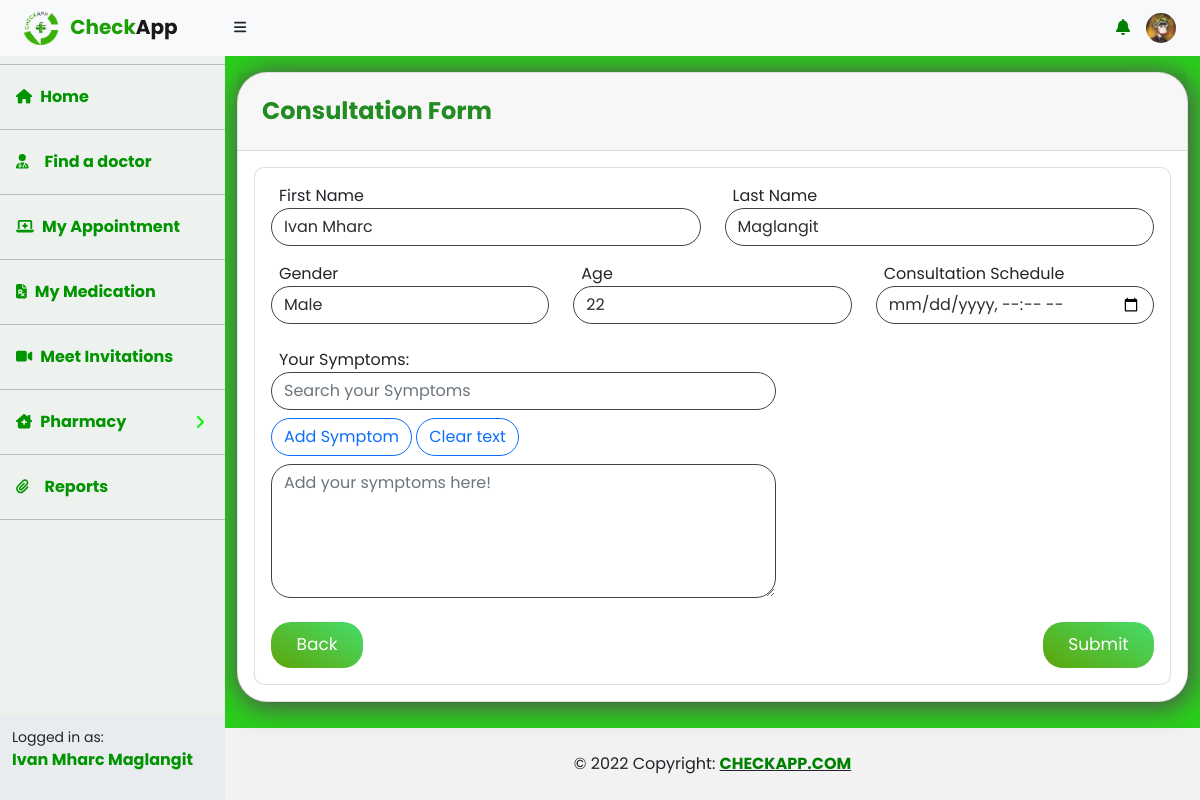
/Patient-Consultation-Form2.php?Doctor_ID=15 (signed in), run on the app's committed database.
### tables this page shows
CREATE TABLE `patient_record` (
  `Patient_ID` int(11) NOT NULL,
  `FirstName` varchar(250) NOT NULL,
  `MiddleName` varchar(250) NOT NULL,
  `LastName` varchar(250) NOT NULL,
  `Birthdate` varchar(50) NOT NULL,
  `Age` varchar(50) NOT NULL,
  `Gender` varchar(15) NOT NULL,
  `Contact_No` varchar(11) NOT NULL,
  `Civil_Status` varchar(50) NOT NULL,
  `Province` varchar(100) NOT NULL,
  `City` varchar(100) NOT NULL,
  `Email` varchar(100) NOT NULL,
  `Password` varchar(100) NOT NULL,
  `Photo` varchar(50) NOT NULL
);

### Patient-Consultation-Form2.php (the view, shortened to what this page needs)
<?php
include ('config.php');
?>
<!DOCTYPE html>
<html lang="en">
    <head>
        <link href="https://cdn.jsdelivr.net/npm/simple-datatables@latest/dist/style.css" rel="stylesheet" />
        <link href="css/styles.css" rel="stylesheet" />
    </head>
    <body class="sb-nav-fixed" style="font-family: 'Poppins', sans-serif;">
        <?php include('includes/Patient-nav2.php');?>
        <?php include('includes/Patient-Sidenav.php');?>
            <div id="layoutSidenav_content">
                <main class="main">
                <div class="container-fluid">
                    <div class="row mt-3 mb-3">
                    <div class="col">
                        <div class="card" id="shadow" style="border-radius: 30px;">
                            <div class="card-header"><h4 class="mt-2 px-2 py-2 fw-bold">Consultation Form</h4></div>
                                    <div class="card mx-3 my-3 mt-3 mb-3" style="border-radius: 10px;">
                                        <div class="card-body">
                                            <form action="" method="POST">
                                                <?php
                                                $Patient_ID = $_SESSION['Patient_ID'];
                                                $query = "SELECT * FROM patient_record WHERE Patient_ID = '$Patient_ID'";
                                                $result = mysqli_query($connect, $query);
                                                while($row = mysqli_fetch_assoc($result)):?>
                                                <div class="row">
                                                    <div class="col">
                                                        <div class="form-group">
                                                            <label class="label mx-2">First Name</label>
                                                            <input type="text" class="form-control"  value="<?php echo $row['FirstName']; ?>" id="exampleFormControlInput1" placeholder="Enter First Name"  name="FirstName" required="true">
                                                        </div>
                                                    </div>
                                                    <div class="col-lg-6">
                                                        <div class="form-group">
                                                            <label class="label mx-2">Last Name</label>
                                                            <input type="text" class="form-control" value="<?php echo $row['LastName']; ?>" id="exampleFormControlInput1" placeholder="Enter Last Name" name="LastName" required="true">
                                                        </div>
                                                    </div>
                                                </div>
                                                <div class="row mt-3">
                                                    <div class="col-md-4">
                                                        <div class="form-group ">
                                                        <label class="label mx-2">Gender</label>
                                                            <select name="Gender" class="form-control" required="true">
                                                                <option value="<?php echo $row['Gender']; ?>" selected><?php echo $row['Gender']; ?></option>
                                                            </select>
                                                        </div>
                                                    </div>
                                                    <div class="col-md-4">
                                                        <div class="form-group">
                                                                <label class="label mx-2">Age</label>
                                                                <input type="text" class="form-control" id="exampleFormControlInput1" value="<?php echo $row['Age']; ?>"  name="Age">
                                                        </div>
                                                    </div>
                                                    <div class="col-md-4">
                                                        <div class="form-group">
                                                        <label class="label mx-2">Consultation Schedule</label>
                                                        <input type="datetime-local" class="form-control" id="exampleFormControlInput1" placeholder="" name="AppointmentDate" required="true">
                                                        </div>
                                                    </div>
                                                </div>
                                                <?php endwhile; ?>
                                                <div class="row">
                                                    <div class="col-lg-7">
                                                    <div class="form-group mt-4">
                                                    <label for="exampleFormControlTextarea1" class="label mx-2">Your Symptoms:</label>
                                                                <div class="row">
                                                                    <div class="col">
                                                                        <div class="autocomplete mb-2">
                                                                            <input id="input1" type="text" class="form-control"   placeholder="Search your Symptoms">
                                                                        </div>
                                                                        <input type="button" class="btn btn-outline-primary mb-2" style="border-radius: 30px;" value="Add Symptom" onclick="copyValue()">
                                                                        <input type="button" class="btn btn-outline-primary mb-2" style="border-radius: 30px;" value="Clear text" onclick="document.getElementById('input1').value = ''">
                                                                    </div>
                                                                </div>
                                                                <textarea class="form-control" id="input2" rows="5" name="Symptom" placeholder="Add your symptoms here!" required="true"></textarea>
                                                    </div>
                                                    </div>
                                                </div>
                                                <div class="row">
                                                    <div class="col-md-12">
                                                        <div class="form-group mt-4">
                                                        <a href="Patient-findadoctor.php" type="button" style="text-decoration: none; text-align:center;" class="btn1 text-white"> Back</a>
                                                        <button class="btn1" style="float:right;" type="submit" name="submit"> Submit</button>
                                                        </div>
                                                    </div>
                                                </div>
                                            </form>
                                        </div>
                                    </div>
                                </div>
                            </div>
                        </div>
                    </div>
                </main>
                <?php include('includes/App-footer.php');?>
            </div>
        </div>
    </body>
</html>

### includes/Patient-nav2.php (shortened to what this page needs)
<nav class="sb-topnav navbar navbar-expand navbar-light bg-light">
            <a class="navbar-brand ps-3 fw-bold" href="#">
                <img class="round-circle" width="50px" height="50px" src="img/logo.png" alt="">
                <span style="color:#1c9e05;">Check</span>App
            </a>
            <button class="btn btn-link btn-sm order-1 order-lg-0 me-4 me-lg-0" id="sidebarToggle" href="#!"><i class="fas fa-bars"></i></button>
            <ul class="navbar-nav  ms-auto me-0" >
                <li class="nav-item dropdown">
                    <a class="nav-link " href="#" role="button" data-bs-toggle="dropdown" aria-expanded="false">
                        <i class="fas fa-bell" style="color:green;"></i>
                    </a>
                </li>
            </ul>
            <ul class="navbar-nav  ms-auto ms-md-0 me-3 me-0">
                <li class="nav-item dropdown">
                    <a class="nav-link " id="navbarDropdown" href="#" role="button" data-bs-toggle="dropdown" aria-expanded="false">
                    <?php
                        $Patient_ID = $_SESSION['Patient_ID'];
                        $query = "SELECT * FROM patient_record WHERE Patient_ID = '$Patient_ID'";
                        $result = mysqli_query($connect, $query);
                        while($row = mysqli_fetch_array($result)):?>
                            <img src="Patient_uploads/<?php echo $row['Photo']; ?> " alt="" class="rounded-circle " width="30" height="30">
                    <?php endwhile; ?>
                    </a>
                </li>
            </ul>
        </nav>

### includes/Patient-Sidenav.php (shortened to what this page needs)
<div id="layoutSidenav">
            <div id="layoutSidenav_nav">
                <nav class="sb-sidenav accordion sb-sidenav-light" id="sidenavAccordion">
                    <div class="sb-sidenav-menu">
                        <div class="nav">
                            <hr class="dropdown-divider bg-dark" />
                            <a id="nav-hover" class="nav-link fw-bold" href="Patient-dashboard.php">
                                <div class="sb-nav-link-icon"><i class="fas fa-home"></i></div>
                                Home
                            </a>
                            <hr class="dropdown-divider bg-dark" />
                            <a id="nav-hover" href="Patient-findadoctor.php" class="nav-link fw-bold"><div class="sb-nav-link-icon"><i
                                    class="fa fa-user-md me-2"></i></div>Find a doctor</a>
                            <hr class="dropdown-divider bg-dark" />
                            <a id="nav-hover" href="Patient-Consultations.php" class="nav-link fw-bold"><div class="sb-nav-link-icon"><i
                                    class="fa-solid fa-laptop-medical"></i></div> My Appointment</a>
                            <hr class="dropdown-divider bg-dark" />
                            <a id="nav-hover" href="Patient-Medication-table.php" class="nav-link fw-bold"><div class="sb-nav-link-icon"><i
                                    class="fa-solid fa-file-prescription"></i></div>My Medication</a>
                            <hr class="dropdown-divider bg-dark" />
                            <a id="nav-hover" href="Patient-MyInvitation.php" class="nav-link fw-bold"><div class="sb-nav-link-icon"><i
                                    class="fa-solid fa-video"></i></div>Meet Invitations</a>
                            <hr class="dropdown-divider bg-dark" />
                            <a class="nav-link collapsed fw-bold" id="nav-hover" href="#" data-bs-toggle="collapse" data-bs-target="#collapsePages" aria-expanded="false" aria-controls="collapsePages">
                                <div class="sb-nav-link-icon"><i class="fa-solid fa-clinic-medical"></i></div>
                                Pharmacy
                                <div class="sb-sidenav-collapse-arrow"><i class="fas fa-angle-down"></i></div>
                            </a>
                            <hr class="dropdown-divider bg-dark" />
                            <a id="nav-hover" href="#" class="nav-link fw-bold"><div class="sb-nav-link-icon"><i
                                    class="fa fa-paperclip me-2"></i></div>Reports</a>
                            <hr class="dropdown-divider bg-dark" />
                        </div>
                    </div>
                    <div class="sb-sidenav-footer">
                        <div class="small">Logged in as:</div>
                        <?php
                            $query = "SELECT * FROM patient_record WHERE Patient_ID = '$Patient_ID'";
                            $result = mysqli_query($connect, $query);
                            while($row = mysqli_fetch_array($result)):?>
                            <p style="color: #019401;" class="fw-bold"><?php echo $row['FirstName']; ?> <?php echo $row['LastName']; ?></p>
                        <?php endwhile; ?>
                    </div>
                </nav>
            </div>

### data on the page
patient_record: Photo (picture), FirstName "Ivan Mharc", LastName "Maglangit", Gender "Male", Age "22"
